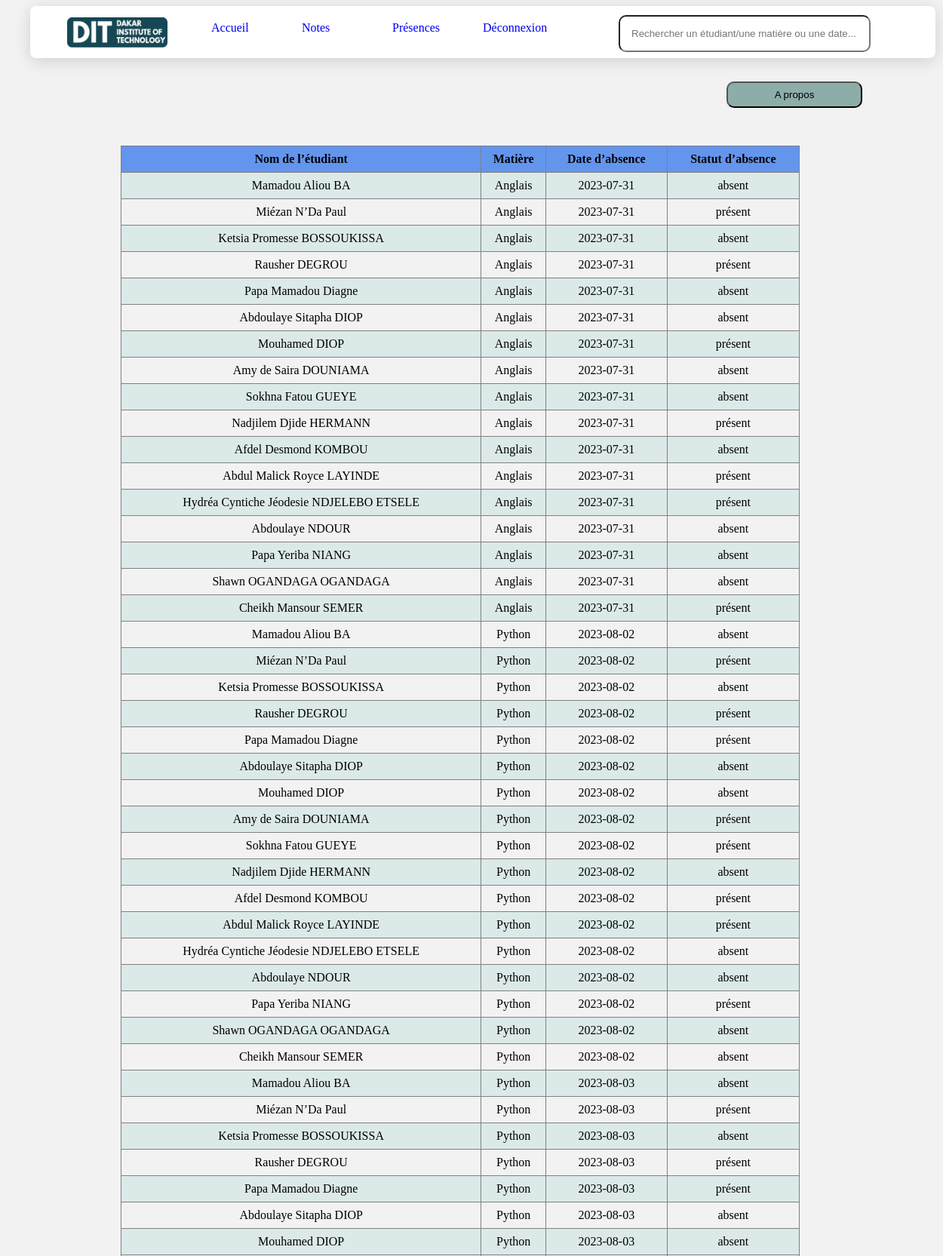
The app's page /historique_presences.html (signed in, upper part) with its own data.
### tables this page shows
CREATE TABLE Presences (
    id INTEGER PRIMARY KEY,
    id_etudiant INTEGER,
    nom_etudiant TEXT,
    id_matiere INTEGER,
    nom_matiere TEXT,
    date_absence DATE,
    statut_absence TEXT
);

### app.py (the view)
@app.route('/historique_presences.html')
@login_required
def display_historique_presences():
    presences_data = get_presences_data()
    return render_template('historique_presences.html', presences_data=presences_data)

### app.py (called while the page is built)
@login_manager.user_loader
def load_user(user_id):
    return User(user_id)

def get_presences_data():
    conn = sqlite3.connect("C:/Users/Rab/Documents/DIT-s-projet-22-23/Projet/DIT_Projet.db")
    cursor = conn.cursor()
    cursor.execute("""
        SELECT nom_etudiant, nom_matiere, date_absence, statut_absence
        FROM Presences
    """)
    presences_data = cursor.fetchall()
    conn.close()
    return presences_data

### templates/historique_presences.html (shortened to what this page needs)
<!DOCTYPE html>
<html lang="en">
<head>
    <link rel="stylesheet" href="{{ url_for('static', filename='acceuil.css') }}">
</head>
<body>
    <div class="nav">
        <a href="https://dit.sn/" target="_blank" rel="noopener noreferrer">
            <img class="logo" src="{{ url_for('static', filename='images/logodit.png') }}" alt="logo of DIT">
        </a>
        <a href="http://127.0.0.1:5000/acceuil" class="acceuil">Accueil</a>
        <a href="http://127.0.0.1:5000/notes" class="notes">Notes</a>
        <div class="dropdown">
            <a href="#" class="presences">Présences</a>
        </div>
        <a href="#" class="deconnexion1" onclick="confirmLogout()">Déconnexion</a>
        <input id="search" type="text" name="search" placeholder="Rechercher un étudiant/une matière ou une date...">
    </div>
    <div>
        <button id="showMoreButton" onclick="toggleMoreText()">A propos</button>
        <table border="1" class="histtable" id="table">
            <tr>
                <th>Nom de l’étudiant</th>
                <th>Matière</th>
                <th>Date d’absence</th>
                <th>Statut d’absence</th>
            </tr>
            {% for presence in presences_data %}
            <tr>
                <td>{{ presence[0] }}</td>
                <td>{{ presence[1] }}</td>
                <td>{{ presence[2] }}</td>
                <td>{{ presence[3] }}</td>
            </tr>
            {% endfor %}
        </table>
    </div>
</body>
</html>

### static/acceuil.css (style rules this page uses)
body { position: relative; width: 1000px; font-family: Georgia, 'Times New Roman', Times, serif; height: auto; background-color: #f2f2f2; }
.logo { position: absolute; width: 133px; height: 40px; left: 49px; top: 15px; }
.acceuil { position: absolute; top: 20px; left: 20%; text-decoration: none; }
.notes { position: absolute; top: 20px; left: 30%; text-decoration: none; }
.presences { position: absolute; top: 20px; left: 40%; text-decoration: none; }
.deconnexion1 { position: absolute; top: 20px; left: 50%; text-decoration: none; }
.nav { position: absolute; width: 1200px; height: 69px; margin-left: 2rem; background: #FFFFFF; box-shadow: 0px 4px 21px rgba(0, 0, 0, 0.14); border-radius: 8px; }
button { width: 213px; height: 65px; background: rgba(42, 88, 82, 0.97); border-radius: 10px; margin-top: 19%; margin-left: 100%; }
#search { margin-top: 12px; margin-left: 65%; padding:15px; border-radius: 10px; }
input[type=text] { width: 300px; -webkit-transition: width 0.15s ease-in-out; transition: width 0.15s ease-in-out; }
.dropdown { position: relative; }
table { position: absolute; border-collapse: collapse; width: 900px; text-align: center; margin-top: 25%; margin-left: 2.5rem; margin-top: 5%; }
.histtable { position: absolute; border-collapse: collapse; width: 900px; text-align: center; margin-top: 5%; margin-left: 9.5rem; }
tr:nth-child(even) { background-color: rgb(220, 233, 233); }
td,th { height: 2rem; }
th { background-color: cornflowerblue; }
#showMoreButton { width: 180px; height: 35px; background: rgba(138, 171, 167, 0.97); border-radius: 10px; margin-left:95.5%; margin-top: 10%; }

### records on screen
Presences: nom_etudiant "Mamadou Aliou BA", nom_matiere "Anglais", date_absence "2023-07-31", statut_absence "absent"
Presences: nom_etudiant "Miézan N’Da Paul", nom_matiere "Anglais", date_absence "2023-07-31", statut_absence "présent"
Presences: nom_etudiant "Ketsia Promesse BOSSOUKISSA", nom_matiere "Anglais", date_absence "2023-07-31", statut_absence "absent"
Presences: nom_etudiant "Rausher DEGROU", nom_matiere "Anglais", date_absence "2023-07-31", statut_absence "présent"
Presences: nom_etudiant "Papa Mamadou Diagne", nom_matiere "Anglais", date_absence "2023-07-31", statut_absence "absent"
Presences: nom_etudiant "Abdoulaye Sitapha DIOP", nom_matiere "Anglais", date_absence "2023-07-31", statut_absence "absent"
Presences: nom_etudiant "Mouhamed DIOP", nom_matiere "Anglais", date_absence "2023-07-31", statut_absence "présent"
Presences: nom_etudiant "Amy de Saira DOUNIAMA", nom_matiere "Anglais", date_absence "2023-07-31", statut_absence "absent"
Presences: nom_etudiant "Sokhna Fatou GUEYE", nom_matiere "Anglais", date_absence "2023-07-31", statut_absence "absent"
Presences: nom_etudiant "Nadjilem Djide HERMANN", nom_matiere "Anglais", date_absence "2023-07-31", statut_absence "présent"
Presences: nom_etudiant "Afdel Desmond KOMBOU", nom_matiere "Anglais", date_absence "2023-07-31", statut_absence "absent"
Presences: nom_etudiant "Abdul Malick Royce LAYINDE", nom_matiere "Anglais", date_absence "2023-07-31", statut_absence "présent"
Presences: nom_etudiant "Hydréa Cyntiche Jéodesie NDJELEBO ETSELE", nom_matiere "Anglais", date_absence "2023-07-31", statut_absence "présent"
Presences: nom_etudiant "Abdoulaye NDOUR", nom_matiere "Anglais", date_absence "2023-07-31", statut_absence "absent"
Presences: nom_etudiant "Papa Yeriba NIANG", nom_matiere "Anglais", date_absence "2023-07-31", statut_absence "absent"
Presences: nom_etudiant "Shawn OGANDAGA OGANDAGA", nom_matiere "Anglais", date_absence "2023-07-31", statut_absence "absent"
Presences: nom_etudiant "Cheikh Mansour SEMER", nom_matiere "Anglais", date_absence "2023-07-31", statut_absence "présent"
Presences: nom_etudiant "Mamadou Aliou BA", nom_matiere "Python", date_absence "2023-08-02", statut_absence "absent"
Presences: nom_etudiant "Miézan N’Da Paul", nom_matiere "Python", date_absence "2023-08-02", statut_absence "présent"
Presences: nom_etudiant "Ketsia Promesse BOSSOUKISSA", nom_matiere "Python", date_absence "2023-08-02", statut_absence "absent"
Presences: nom_etudiant "Rausher DEGROU", nom_matiere "Python", date_absence "2023-08-02", statut_absence "présent"
Presences: nom_etudiant "Papa Mamadou Diagne", nom_matiere "Python", date_absence "2023-08-02", statut_absence "présent"
Presences: nom_etudiant "Abdoulaye Sitapha DIOP", nom_matiere "Python", date_absence "2023-08-02", statut_absence "absent"
Presences: nom_etudiant "Mouhamed DIOP", nom_matiere "Python", date_absence "2023-08-02", statut_absence "absent"
Presences: nom_etudiant "Amy de Saira DOUNIAMA", nom_matiere "Python", date_absence "2023-08-02", statut_absence "présent"
Presences: nom_etudiant "Sokhna Fatou GUEYE", nom_matiere "Python", date_absence "2023-08-02", statut_absence "présent"
Presences: nom_etudiant "Nadjilem Djide HERMANN", nom_matiere "Python", date_absence "2023-08-02", statut_absence "absent"
Presences: nom_etudiant "Afdel Desmond KOMBOU", nom_matiere "Python", date_absence "2023-08-02", statut_absence "présent"
Presences: nom_etudiant "Abdul Malick Royce LAYINDE", nom_matiere "Python", date_absence "2023-08-02", statut_absence "présent"
Presences: nom_etudiant "Hydréa Cyntiche Jéodesie NDJELEBO ETSELE", nom_matiere "Python", date_absence "2023-08-02", statut_absence "absent"
Presences: nom_etudiant "Abdoulaye NDOUR", nom_matiere "Python", date_absence "2023-08-02", statut_absence "absent"
Presences: nom_etudiant "Papa Yeriba NIANG", nom_matiere "Python", date_absence "2023-08-02", statut_absence "présent"
Presences: nom_etudiant "Shawn OGANDAGA OGANDAGA", nom_matiere "Python", date_absence "2023-08-02", statut_absence "absent"
Presences: nom_etudiant "Cheikh Mansour SEMER", nom_matiere "Python", date_absence "2023-08-02", statut_absence "absent"
Presences: nom_etudiant "Mamadou Aliou BA", nom_matiere "Python", date_absence "2023-08-03", statut_absence "absent"
Presences: nom_etudiant "Miézan N’Da Paul", nom_matiere "Python", date_absence "2023-08-03", statut_absence "présent"
Presences: nom_etudiant "Ketsia Promesse BOSSOUKISSA", nom_matiere "Python", date_absence "2023-08-03", statut_absence "absent"
Presences: nom_etudiant "Rausher DEGROU", nom_matiere "Python", date_absence "2023-08-03", statut_absence "présent"
Presences: nom_etudiant "Papa Mamadou Diagne", nom_matiere "Python", date_absence "2023-08-03", statut_absence "présent"
Presences: nom_etudiant "Abdoulaye Sitapha DIOP", nom_matiere "Python", date_absence "2023-08-03", statut_absence "absent"
Presences: nom_etudiant "Mouhamed DIOP", nom_matiere "Python", date_absence "2023-08-03", statut_absence "absent"
